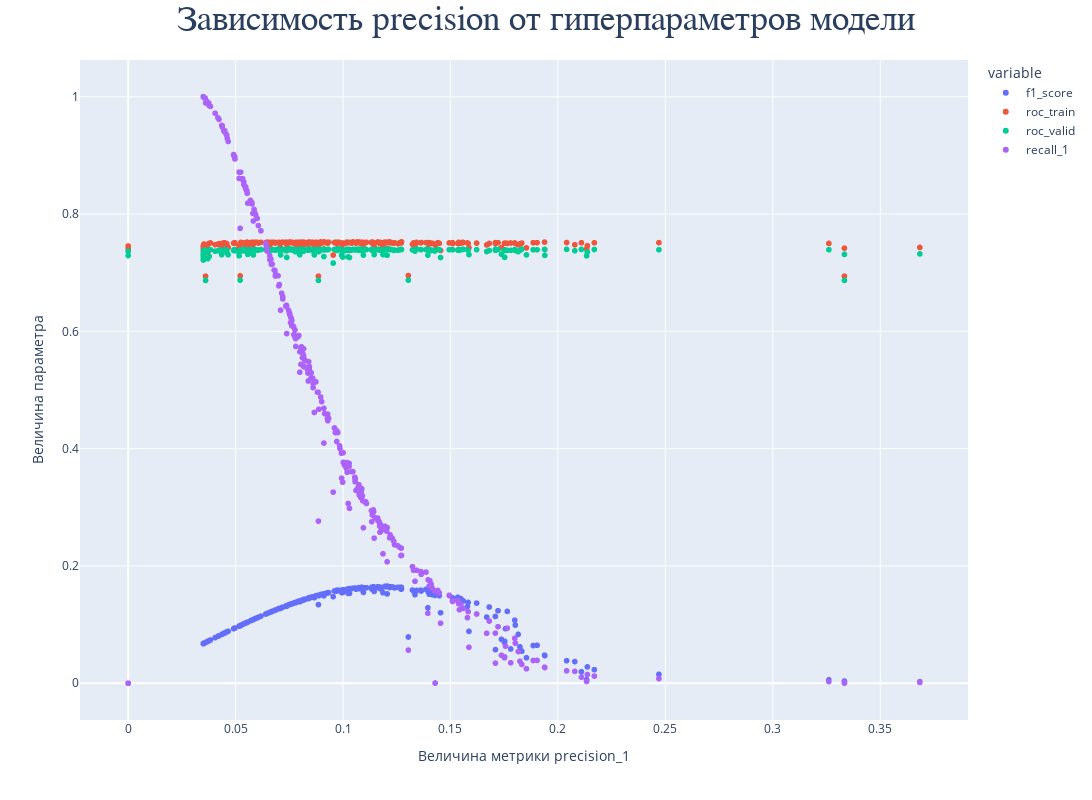

Here is the notebook cell this chart was saved with:
### Code cell
# Построим зависимость метрики precision_1 от гипер параметров

fig = px.scatter(
    data_frame=optuna_study_lg_meta_pd,
    x='precision_1', #ось абсцисс
    y=['f1_score','roc_train', 'roc_valid', 'recall_1'], #ось ординат
)
fig.update_layout(
    title ={
        'text':'Зависимость precision от гиперпараметров модели', # Имя рабочей плоскости
        'font':{'size':35,'family':"Times New Roman"}, # размер и стиль написания имени рабочей плоскости
        'x':0.5, # Смешение имени по оси "x" на половину рабочей плоскости
        },
    height =800,# Высота рабочей плоскости
    width = 1350, # Ширина рабочей плоскости
    bargap=0.2, # Добавил расстояния между столбами гистограммы
    xaxis_title='Величина метрики precision_1',
    yaxis_title='Величина параметра')
fig.update_xaxes(showspikes=True)
fig.update_yaxes(showspikes=True)

fig.show()

### Figure 1 — Plotly figure (JSON) as saved in the notebook; plotly's stock layout.template omitted (floating-point values rounded to 4 significant figures; data arrays with more than 128 entries replaced by an {"elided": "..."} marker saying what was removed)
{"data": [{"hovertemplate": "variable=f1_score<br>precision_1=%{x}<br>value=%{y}<extra></extra>", "legendgroup": "f1_score", "marker": {"color": "#636efa", "symbol": "circle"}, "mode": "markers", "name": "f1_score", "showlegend": true, "type": "scattergl", "x": {"elided": "300 float values"}, "xaxis": "x", "y": {"elided": "300 float values"}, "yaxis": "y"}, {"hovertemplate": "variable=roc_train<br>precision_1=%{x}<br>value=%{y}<extra></extra>", "legendgroup": "roc_train", "marker": {"color": "#EF553B", "symbol": "circle"}, "mode": "markers", "name": "roc_train", "showlegend": true, "type": "scattergl", "x": {"elided": "300 float values"}, "xaxis": "x", "y": {"elided": "300 float values"}, "yaxis": "y"}, {"hovertemplate": "variable=roc_valid<br>precision_1=%{x}<br>value=%{y}<extra></extra>", "legendgroup": "roc_valid", "marker": {"color": "#00cc96", "symbol": "circle"}, "mode": "markers", "name": "roc_valid", "showlegend": true, "type": "scattergl", "x": {"elided": "300 float values"}, "xaxis": "x", "y": {"elided": "300 float values"}, "yaxis": "y"}, {"hovertemplate": "variable=recall_1<br>precision_1=%{x}<br>value=%{y}<extra></extra>", "legendgroup": "recall_1", "marker": {"color": "#ab63fa", "symbol": "circle"}, "mode": "markers", "name": "recall_1", "showlegend": true, "type": "scattergl", "x": {"elided": "300 float values"}, "xaxis": "x", "y": {"elided": "300 float values"}, "yaxis": "y"}], "layout": {"bargap": 0.2, "height": 800, "legend": {"title": {"text": "variable"}, "tracegroupgap": 0}, "margin": {"t": 60}, "title": {"font": {"family": "Times New Roman", "size": 35}, "text": "Зависимость precision от гиперпараметров модели", "x": 0.5}, "width": 1350, "xaxis": {"anchor": "y", "domain": [0, 1], "showspikes": true, "title": {"text": "Величина метрики precision_1"}}, "yaxis": {"anchor": "x", "domain": [0, 1], "showspikes": true, "title": {"text": "Величина параметра"}}}}
